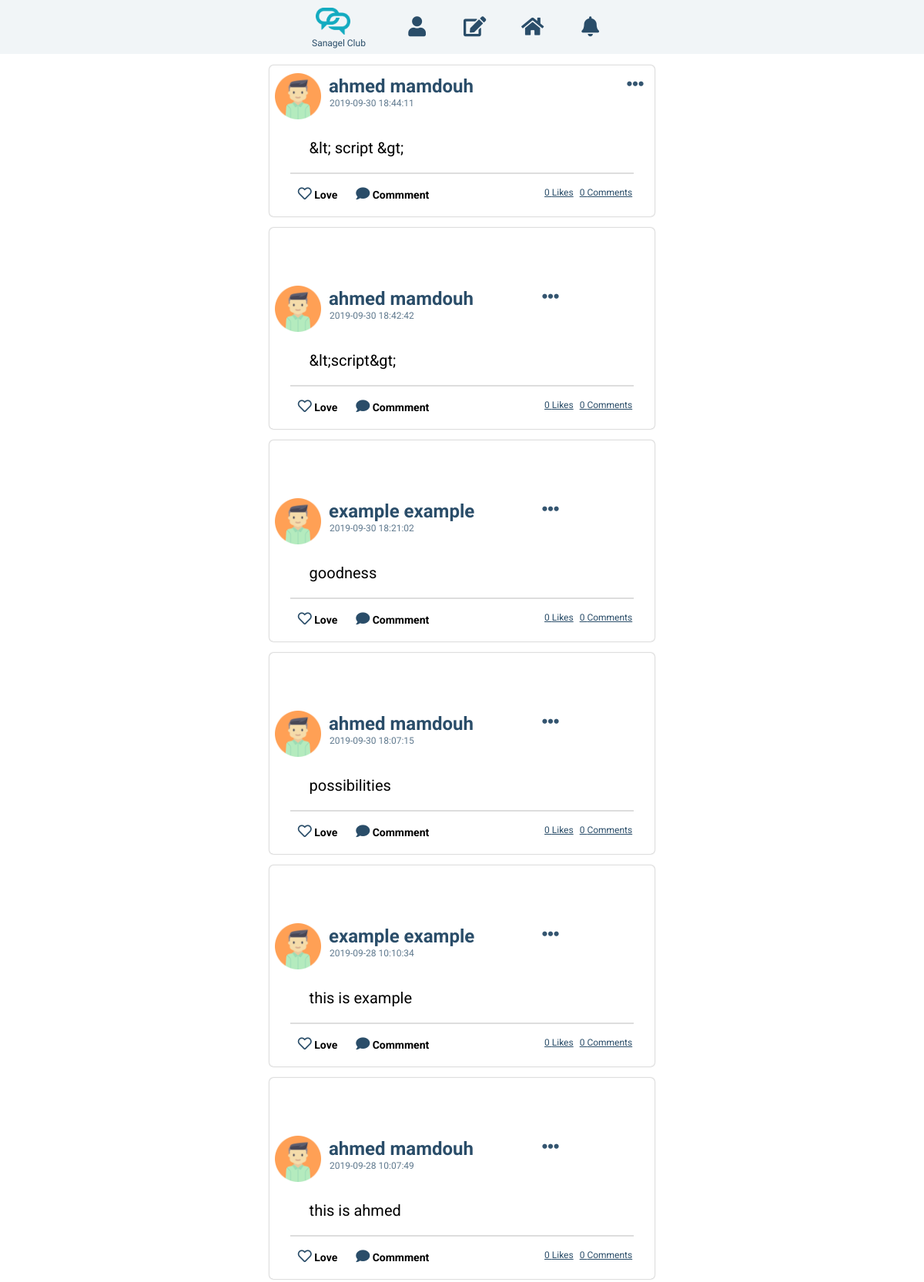
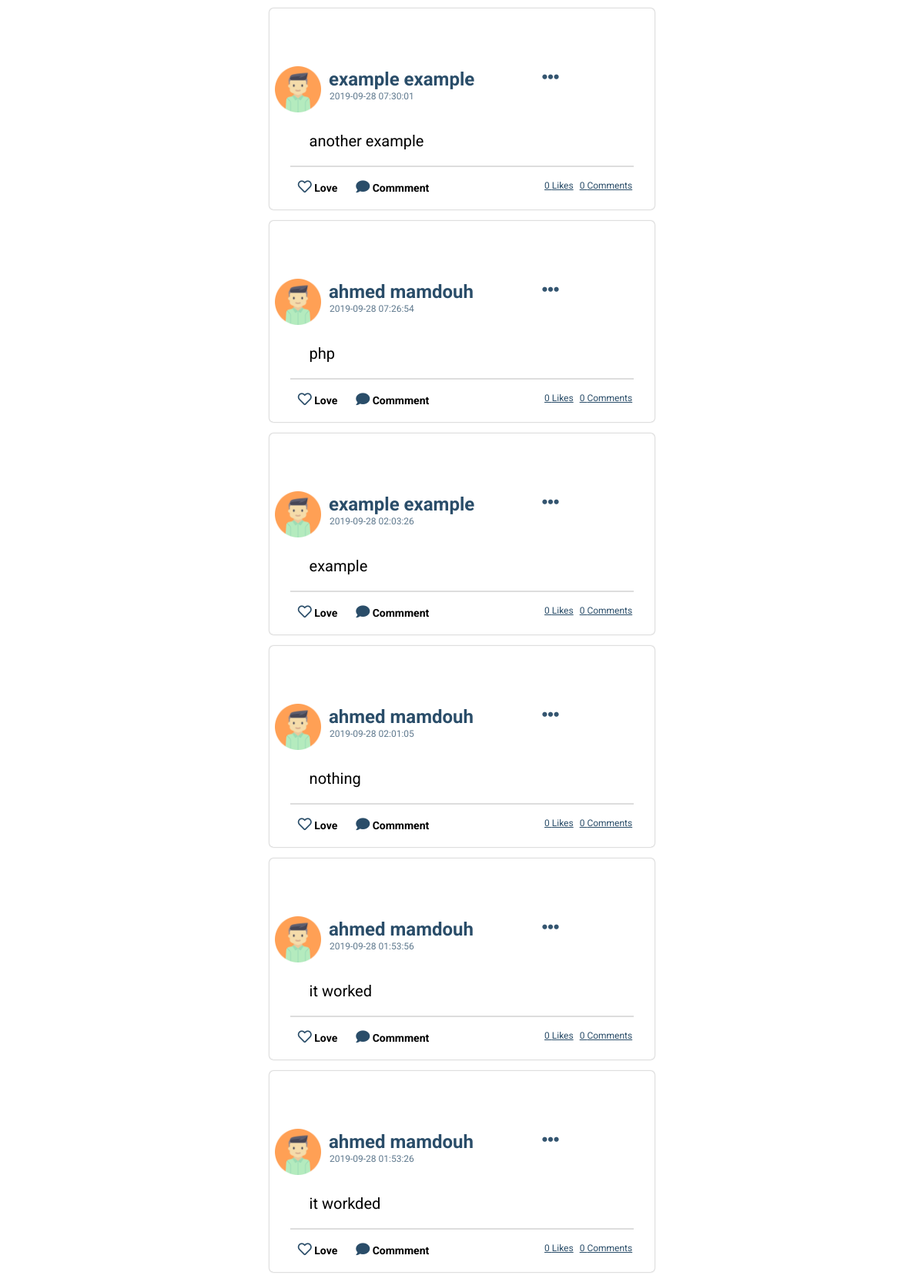
/index.php (signed in, upper part), run on the app's committed database (2 pictures, top to bottom).
### tables this page shows
CREATE TABLE IF NOT EXISTS `posts` (
  `post_id` int(7) UNSIGNED NOT NULL AUTO_INCREMENT,
  `user_id` int(7) UNSIGNED NOT NULL,
  `post_time` timestamp NOT NULL DEFAULT CURRENT_TIMESTAMP,
  `content` varchar(1023) DEFAULT NULL,
  `likes_num` int(11) NOT NULL,
  `comments_num` int(11) NOT NULL,
  PRIMARY KEY (`post_id`),
  KEY `user_id` (`user_id`)
);

CREATE TABLE IF NOT EXISTS `users` (
  `user_id` int(7) UNSIGNED NOT NULL AUTO_INCREMENT,
  `first_name` varchar(10) DEFAULT NULL,
  `last_name` varchar(15) DEFAULT NULL,
  `pw` varchar(255) DEFAULT NULL,
  `gender` char(1) DEFAULT NULL,
  `birthdate` date DEFAULT NULL,
  `bio` varchar(1023) DEFAULT NULL,
  `mail` varchar(254) DEFAULT NULL,
  `join_time` timestamp NULL DEFAULT CURRENT_TIMESTAMP,
  PRIMARY KEY (`user_id`),
  KEY `mail` (`mail`(64)),
  KEY `password` (`pw`)
);

### functions.php (called while the page is built, shortened)
<?php
function fsecure($var){
    $s_var = htmlspecialchars($var);
    return $s_var;
}
function secure($var,$data_base){
    $s_var = $data_base->real_escape_string($var);
    return fsecure($s_var);
}
class users{
    private $id;
    private $first_name;
    private $last_name;
    public function __construct($id,$data_base){
        $id = secure($id,$data_base);
        $query = "SELECT * FROM users WHERE user_id = '$id';";
        if($data_set = $data_base->query($query)){
            $info = $data_set->fetch_assoc();
            $this->id = $id;
            $this->first_name = fsecure($info['first_name']);
            $this->last_name = fsecure($info['last_name']);
        }else{
            die("ERROR 1");
        }
    }
    public function get_first_name(){
        return $this->first_name;
    }
    public function get_last_name(){
        return $this->last_name;
    }
    public function get_id(){
        return $this->id;
    }
}
class posts{
    private $owner;
    private $post_time;
    private $content;
    private $likes_num;
    private $comments_num;
    function __construct($id,$data_base){
        $id = secure($id,$data_base);
        $query = "SELECT * FROM posts WHERE post_id = '$id';";
        if($data_set = $data_base->query($query)){
            $info = $data_set->fetch_assoc();
            $user_id = fsecure($info['user_id']);
            $this->owner = new users($user_id,$data_base);
            $this->post_time = fsecure($info['post_time']);
            $this->content = fsecure($info['content']);
            $this->likes_num = fsecure($info['likes_num']);
            $this->comments_num = fsecure($info['comments_num']);
        }else{
            echo "ERROR 3";
        }
    }
    public static function get_all($data_base){
        $post_objects = array();
        $query = "SELECT post_id FROM posts ORDER BY post_time DESC;";
        if($data_set = $data_base->query($query)){
            $counter = 0;
            while($temp_id = $data_set->fetch_assoc()){
                $id = $temp_id['post_id'];
                $post_objects[$counter] = new posts($id,$data_base);
                $counter++;
            }
            return $post_objects;
        }else{
            die('ERROR 4');
        }
    }
    public function get_owner(){
        return $this->owner;
    }
    public function get_post_time(){
        return $this->post_time;
    }
    public function get_likes_num(){
        return $this->likes_num;
    }
    public function get_comments_num(){
        return $this->comments_num;
    }
    public function get_content(){
        return $this->content;
    }
}
?>

### index.php (the view, shortened to what this page needs)
<?php
    require_once 'admin.php';
    require_once 'functions.php';
        if(isset($_SESSION['veiwer'])){
            $veiwer = $_SESSION['veiwer'];
                $data_base = new mysqli($hn,$un,$pw,$db);
            if(isset($_POST['publish'])){
                $content = $_POST['content'];
                $veiwer->post($content,$data_base);
                header("Location: index.php");
            }else{
                $post_objects = posts::get_all($data_base);
                echo <<<_OUTPUT
<!DOCTYPE html>
<html lang="en">
<head>
    <link rel="stylesheet" href="https://cdnjs.cloudflare.com/ajax/libs/font-awesome/5.11.2/css/all.min.css">
    <link rel="stylesheet" href="css/style.css">
</head>
<body>
    <header>
        <div class="nav">
            <div class="logo">
                <a href="index.php">
                    <img src="images/social-green-icon.png" alt="Social Media" title="Social Media">
                    <p>Sanagel Club</p>
                </a>
            </div>
            <nav>
                <ul>
                    <li>
                        <button onclick="profile()"><i class="fas fa-user"></i></button>
                    </li>
                    <li>
                        <button title="Post" id="post-btn" onclick="post()"><i class="fas fa-edit"></i></button>
                    </li>
                    <li><a href="index.php"><button title="Home"><i class="fas fa-home"></i></button></a></li>
                    <li>
                        <button title="Notifcation" onclick="notifcation()"><i class="fas fa-bell"></i></button>
                    </li>
                </ul>
            </nav>
        </div>
    </header>
    <main>
        <div class="feeds">
_OUTPUT;
                foreach($post_objects as $post){
                    $owner = $post->get_owner();
                    $post_time = $post->get_post_time();
                    $content = $post->get_content();
                    $likes_num = $post->get_likes_num();
                    $comments_num = $post->get_comments_num();
                    $name = $owner->get_first_name().' '.$owner->get_last_name();
                    $id = $owner->get_id();
                    echo <<<_OUTPUT
            <div class="post">
                <div class="post-head">
                    <a href="profile.php?id=$id">
                        <img src="images/avatar.png" title="Emad's Profile Picture">
                        <div class="head-details">
                            <h3>$name</h3>
                            <p class="date">$post_time</p>
                        </div>
                    </a>
                    <div class="head-button">
                        <button class="more"><i class="fas fa-ellipsis-h"></i></button>
                        <div class="optiones">
                            <button class="edit-btn"><i class="fas fa-pencil-alt"></i> Edit</button>
                            <button><i class="fas fa-trash-alt"></i> Delete</button>
                        </div>
                    </div>
                </div>
                <section class="fix"></section>
                <div class="post-details">
                    <div class="content">
                        <p>$content</p>
                    </div>
                    <form class="edit-form" id="edit-form">
                        <textarea>$content</textarea>
                    </form>
                </div>
                <div class="post-action">
                    <div class="left-action">
                        <button class="love-btn">
                            <i class='love far fa-heart'></i>
                            <p class="plove">Love</p>
                        </button>
                        <button class="comment">
                            <i class="fas fa-comment"></i>
                            <p>Commment</p>
                        </button>
                    </div>
                    <div class="right-action">
                        <p class="likes">$likes_num Likes</p>
                        <p class="comments">$comments_num Comments</p>
                        <button class="ebs" form="edit">Save</button>
                        <button class="ebc" type="button">Cancel</button>
                    </div>
                    <section class="fix"></section>
                </div>
            </div>
            <div class="comment-section">
                <h3>Add a Comment</h3>
                <textarea placeholder="Type your comment..."></textarea>
                <button>Comment</button>
                <section class="fix"></section>
            </div>
_OUTPUT;
                }
                echo <<<_OUTPUT
        </div>
    </main>
    <script src="js/main.js"></script>
</body>
</html>
_OUTPUT;
            }
        }
?>

### css/style.css (style rules this page uses)
body { padding: 0; margin: 0; width: 100%; box-sizing: border-box; }
header { width: 100%; background: #f1f5f7; color: #2a4d69; top: 0%; position: sticky; height: 60px; box-sizing: border-box; z-index: 50000000; }
.nav { width: 100%; max-width: 420px !important; margin: 0 auto; }
.nav a { text-decoration: none; color: #2a4d69; }
.nav .logo { float: left; width: 15%; margin: 5px 0 0; padding: 0 15px; }
.nav .logo img { width: 35px; margin: 0 5px; }
.nav .logo p { margin: 0 auto; font-family: 'Sedgwick Ave', cursive; font-size: 10px; }
nav { float: left; width: 60%; }
nav ul { display: flex; list-style: none; margin: 0; padding: 0; }
nav ul li button { width: 55px; height: 60px; margin: 0 5px; cursor: pointer; font-size: 22px; background: none; border: none; color: #2a4d69; text-decoration: none; font-family: 'Roboto', sans-serif; font-weight: bold; }
nav ul li a { width: 65px !important; height: 60px !important; color: #2a4d69; text-decoration: none; font-family: 'Roboto', sans-serif; font-weight: bold; }
nav ul:nth-child(1) li, nav ul:nth-child(3) li { position: relative; }
.post { width: 95%; max-width: 500px; background: #fff; box-shadow: 0px 0px 2px #00000079; margin: 15px auto 0; border-radius: 5px; padding: 10px 2px; box-sizing: border-box; font-family: 'Roboto', sans-serif; position: relative; z-index: 5056156; }
.post-head img { float: left; width: 50px; margin: 0 5px; }
.post-head .head-details { float: left; margin: 0 5px; z-index: 1; }
.post-head .head-details h3 { margin: 3px 0 0; color: #2a4d69; font-size: 20px; }
.post-head .head-details p { margin: 1px 1px; font-size: 12px; color: #2a4d69c0; }
.post-head .head-button { position: relative; width: 40px; height: 40px; float: right; z-index: 1; }
.post-head .head-button button { float: right; margin: 0 5px; background: none; border: none; cursor: pointer; font-size: 18px; color: #2a4d69f3; width: 40px; height: 40px; text-align: center; margin-top: -5px; }
.post-details { width: 80%; margin: 25px auto 8px; color: black; }
.post-details p { font-size: 18px; }
.post-action { border-top: 2px solid #dddddd; width: 90%; margin: 5px auto 0; padding: 5px 0 0; z-index: 5056156; }
.post-action .left-action { float: left; }
.post-action button { padding: 0px 5px; height: 40px; background: none; border: none; border-radius: 5px; margin: 0 5px; cursor: pointer; font-size: 12px; font-weight: bold; font-family: 'Roboto', sans-serif; transition: 0.3s ease; }
.post-action button i { color: #2a4d69; font-size: 14px; }
.post-action button p { display: inline-block; }
.post-action .right-action { float: right; }
.post-action .right-action p { display: inline-block; font-size: 10px; color: #2a4d69; margin: 12px 2px; text-decoration: underline; }
@media only screen and (min-width: 1023px) { header { height: 70px; } }
@media only screen and (min-width: 1023px) { nav ul li button { height: 70px; width: 65px; font-size: 26px; } }
@media only screen and (min-width: 1023px) { .nav .logo { width: 20%; } }
@media only screen and (min-width: 1023px) { .nav .logo img { width: 45px; margin: 5px 5px 0; } }
@media only screen and (min-width: 1023px) { .nav .logo p { font-size: 12px; } }
@media only screen and (min-width: 1023px) { .post { width: 95%; max-width: 500px; } }
@media only screen and (min-width: 1023px) { .post-head img { width: 60px; } }
@media only screen and (min-width: 1023px) { .post-head .head-details h3 { font-size: 24px; } }
@media only screen and (min-width: 1023px) { .post-head .head-button button { font-size: 22px; width: 30px; height: 30px; margin-top: 0px; margin-right: 10px; } }
@media only screen and (min-width: 1023px) { .post-details { width: 80%; margin: 25px auto 8px; color: black; } }
@media only screen and (min-width: 1023px) { .post-details p { font-size: 20px; } }
@media only screen and (min-width: 1023px) { .post-action button { font-size: 14px; } }
@media only screen and (min-width: 1023px) { .post-action button i { font-size: 18px; } }
@media only screen and (min-width: 1023px) { .post-action .right-action p { font-size: 12px; } }

### data on the page
posts: user.last_name "ahmed mamdouh", post_time "2019-09-30 18:44:11", content "&lt; script &gt;", likes_num "0", comments_num "0"
posts: user.last_name "ahmed mamdouh", post_time "2019-09-30 18:42:42", content "&lt;script&gt;", likes_num "0", comments_num "0"
posts: user.last_name "example example", post_time "2019-09-30 18:21:02", content "goodness", likes_num "0", comments_num "0"
posts: user.last_name "ahmed mamdouh", post_time "2019-09-30 18:07:15", content "possibilities", likes_num "0", comments_num "0"
posts: user.last_name "example example", post_time "2019-09-28 10:10:34", content "this is example", likes_num "0", comments_num "0"
posts: user.last_name "ahmed mamdouh", post_time "2019-09-28 10:07:49", content "this is ahmed", likes_num "0", comments_num "0"
posts: user.last_name "example example", post_time "2019-09-28 07:30:01", content "another example", likes_num "0", comments_num "0"
posts: user.last_name "ahmed mamdouh", post_time "2019-09-28 07:26:54", content "php", likes_num "0", comments_num "0"
posts: user.last_name "example example", post_time "2019-09-28 02:03:26", content "example", likes_num "0", comments_num "0"
posts: user.last_name "ahmed mamdouh", post_time "2019-09-28 02:01:05", content "nothing", likes_num "0", comments_num "0"
posts: user.last_name "ahmed mamdouh", post_time "2019-09-28 01:53:56", content "it worked", likes_num "0", comments_num "0"
posts: user.last_name "ahmed mamdouh", post_time "2019-09-28 01:53:26", content "it workded", likes_num "0", comments_num "0"
